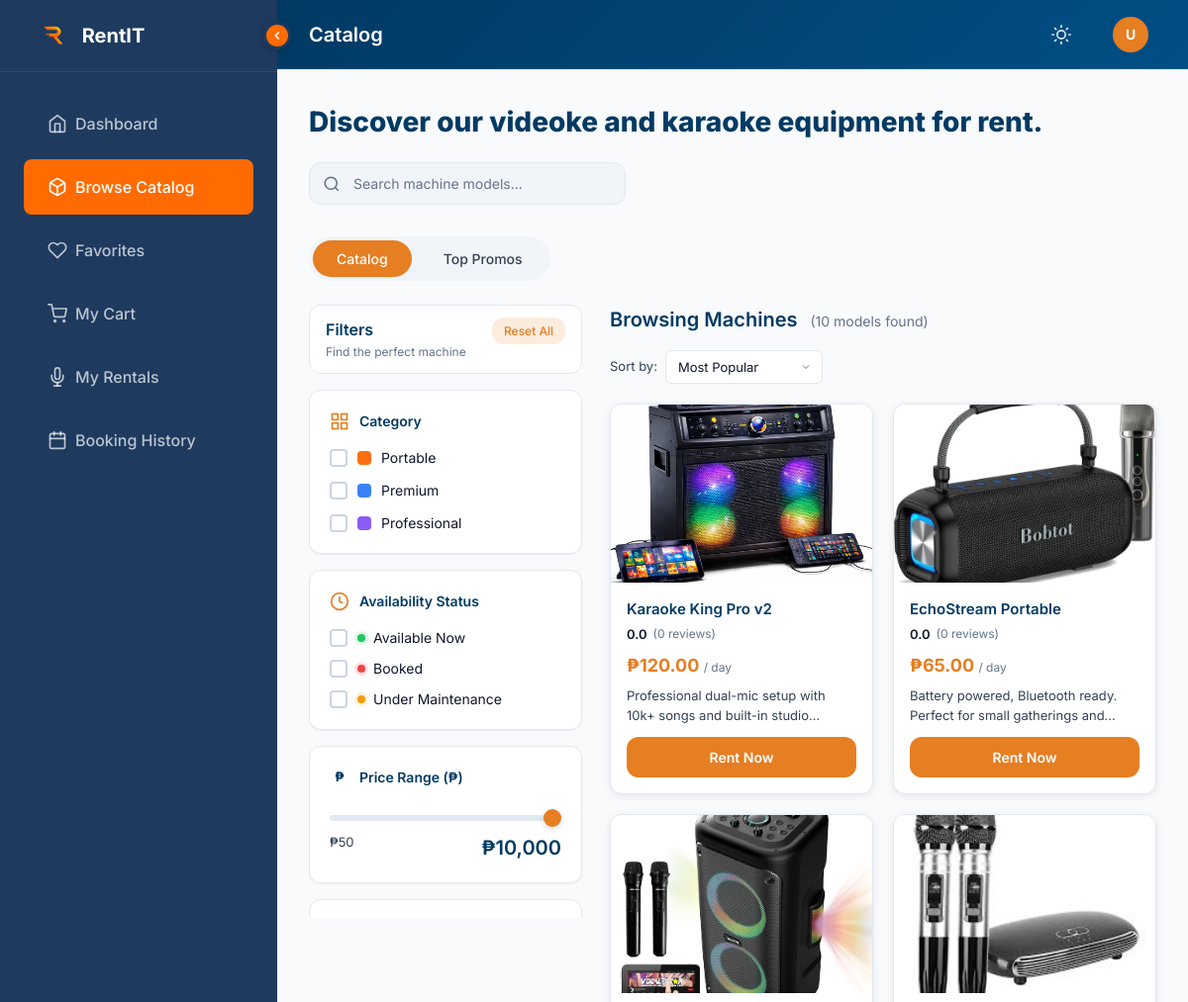
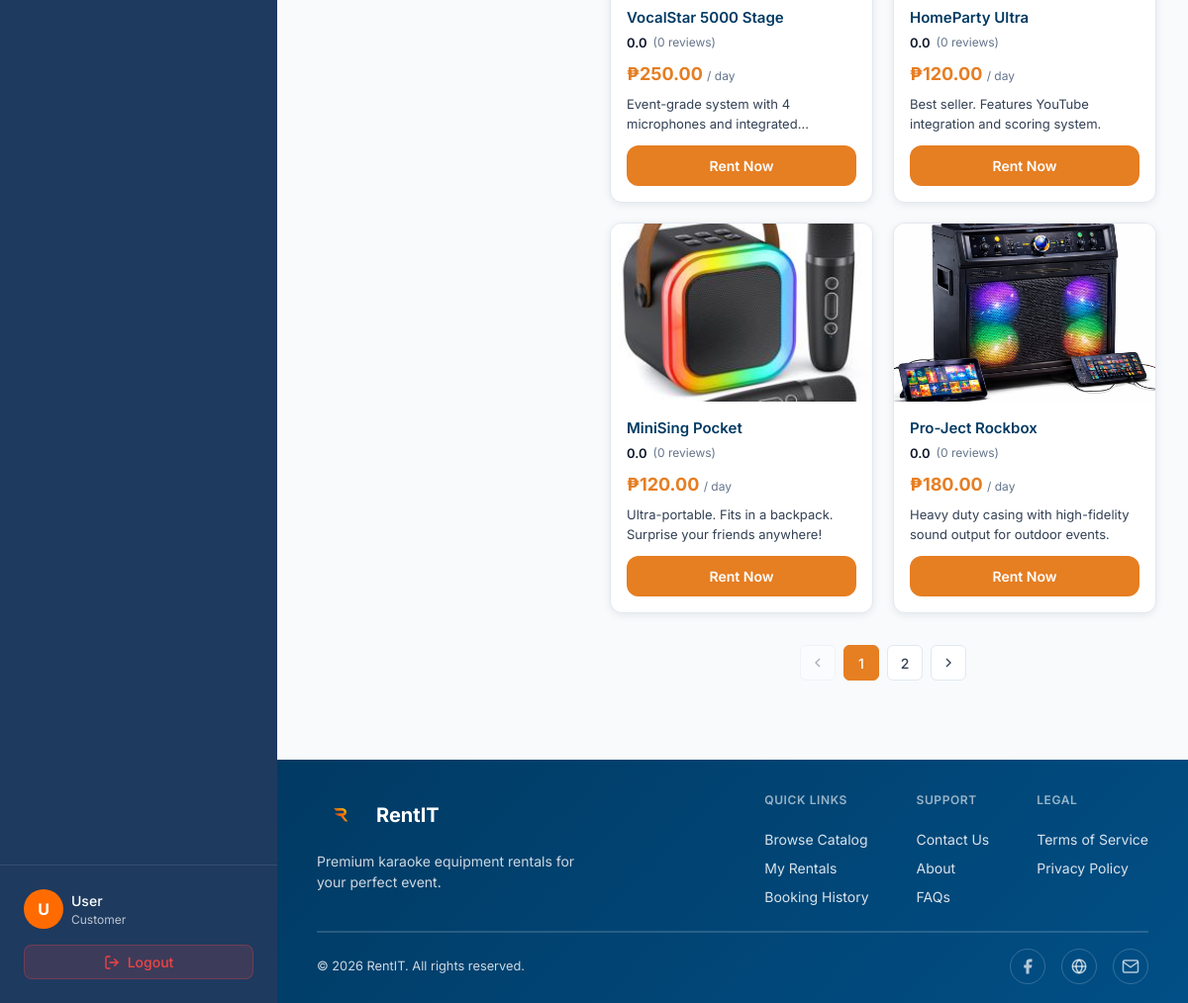
The app's page /client/catalog/catalog.php (signed in) with its own data (2 pictures, top to bottom).
### tables this page shows
CREATE TABLE `item` (
  `item_id` int(11) NOT NULL,
  `item_name` varchar(255) NOT NULL,
  `description` text DEFAULT NULL,
  `category` varchar(100) DEFAULT NULL,
  `image` varchar(255) DEFAULT NULL,
  `rating` decimal(3,1) DEFAULT NULL,
  `reviews` int(11) DEFAULT NULL,
  `price_per_day` decimal(10,2) NOT NULL,
  `deposit` decimal(10,2) DEFAULT NULL,
  `condition` varchar(100) DEFAULT NULL,
  `status` varchar(50) DEFAULT 'Available',
  `maintenance_notes` text DEFAULT NULL,
  `total_times_rented` int(11) DEFAULT 0,
  `total_units` int(11) NOT NULL DEFAULT 1,
  `available_units` int(11) NOT NULL DEFAULT 1,
  `is_visible` tinyint(1) NOT NULL DEFAULT 1,
  `is_featured` tinyint(1) NOT NULL DEFAULT 0,
  `tags` text DEFAULT NULL
);

### client/catalog/catalog.php (the view, shortened to what this page needs)
<?php
include '../../shared/php/db_connection.php';
$query = "SELECT * FROM item";
$result = mysqli_query($conn, $query);
?>
<!DOCTYPE html>
<html lang="en">
<head>
    <link rel="stylesheet" href="../../shared/css/theme.css">
    <link rel="stylesheet" href="../../shared/css/globals.css">
    <link rel="stylesheet" href="../../client/dashboard/dashboard.css">
    <link rel="stylesheet" href="catalog.css">
</head>
<body>
    <div class="app-container">
        <main class="main-content">
            <div class="content-area" id="contentArea">
                <div class="page-header-dashboard">
                    <div class="page-header-info">
                        <h1 class="page-title">Discover our videoke and karaoke equipment for rent.</h1>
                    </div>
                    <div class="page-header-actions">
                        <div class="catalog-search-wrap">
                            <input type="text" id="catalogSearch" class="catalog-search" placeholder="Search machine models..." title="Search for karaoke machine models">
                        </div>
                    </div>
                </div>
                <div class="rentals-tabs">
                    <button class="tab-link active" data-tab="all" title="View all catalog items">Catalog</button>
                    <button class="tab-link" data-tab="promos" title="View promotional items">Top Promos</button>
                </div>
                <div class="catalog-container">
                    <aside class="filter-sidebar">
                        <div class="filter-header">
                            <div class="filter-header-info">
                                <h2 class="filter-title">Filters</h2>
                                <p class="filter-subtitle">Find the perfect machine</p>
                            </div>
                            <button class="reset-filters" title="Reset all filters to default">Reset All</button>
                        </div>
                        <div class="filter-card">
                            <h3 class="filter-card-title">
                                <svg class="filter-card-icon" viewBox="0 0 24 24" fill="none" stroke="currentColor" stroke-width="2">
                                    <rect x="3" y="3" width="7" height="7"/>
                                    <rect x="14" y="3" width="7" height="7"/>
                                    <rect x="14" y="14" width="7" height="7"/>
                                    <rect x="3" y="14" width="7" height="7"/>
                                </svg>
                                Category
                            </h3>
                            <div class="category-list">
                                <label class="category-item">
                                    <input type="checkbox" class="category-checkbox" value="portable" title="Filter by portable machines">
                                    <span class="category-color portable"></span>
                                    <span class="category-label">Portable</span>
                                </label>
                                <label class="category-item">
                                    <input type="checkbox" class="category-checkbox" value="premium" title="Filter by premium machines">
                                    <span class="category-color premium"></span>
                                    <span class="category-label">Premium</span>
                                </label>
                                <label class="category-item">
                                    <input type="checkbox" class="category-checkbox" value="professional" title="Filter by professional machines">
                                    <span class="category-color professional"></span>
                                    <span class="category-label">Professional</span>
                                </label>
                            </div>
                        </div>
                        <div class="filter-card">
                            <h3 class="filter-card-title">
                                <svg class="filter-card-icon" viewBox="0 0 24 24" fill="none" stroke="currentColor" stroke-width="2">
                                    <circle cx="12" cy="12" r="10"/>
                                    <path d="M12 6v6l4 2"/>
                                </svg>
                                Availability Status
                            </h3>
                            <div class="status-list">
                                <label class="status-item">
                                    <input type="checkbox" class="status-checkbox" value="available" title="Show only available machines">
                                    <span class="status-label">
                                        <span class="status-indicator available"></span>
                                        Available Now
                                    </span>
                                </label>
                                <label class="status-item">
                                    <input type="checkbox" class="status-checkbox" value="booked" title="Show only booked machines">
                                    <span class="status-label">
                                        <span class="status-indicator booked"></span>
                                        Booked
                                    </span>
                                </label>
                                <label class="status-item">
                                    <input type="checkbox" class="status-checkbox" value="maintenance" title="Show machines under maintenance">
                                    <span class="status-label">
                                        <span class="status-indicator maintenance"></span>
                                        Under Maintenance
                                    </span>
                                </label>
                            </div>
                        </div>
                        <div class="filter-card">
                            <h3 class="filter-card-title">
                                <svg class="filter-card-icon" viewBox="0 0 24 24" fill="none" stroke="currentColor" stroke-width="2">
                                    <text x="12" y="17" text-anchor="middle" font-size="16" font-weight="bold" fill="currentColor" stroke="none">₱</text>
                                </svg>
                                Price Range (₱)
                            </h3>
                            <div class="price-range-wrap">
                                <input type="range" id="priceSlider" class="price-slider" min="50" max="10000" value="10000" step="50" title="Adjust maximum price range">
                                <div class="price-labels">
                                    <span>₱50</span>
                                    <span class="price-value" id="priceValue">₱10,000</span>
                                </div>
                            </div>
                        </div>
                        <div class="filter-card">
                        </div>
                    </aside>
                    <section class="products-section">
                        <div class="products-header">
                            <h2 class="products-title">
                                Browsing Machines
                                <span class="products-count">(6 models found)</span>
                            </h2>
                            <div class="products-sort">
                                <span class="sort-label">Sort by:</span>
                                <select class="sort-select" id="sortSelect" title="Sort products by criteria">
                                    <option value="popular">Most Popular</option>
                                </select>
                            </div>
                        </div>
                        <div class="products-grid">
                        <?php while($row = mysqli_fetch_assoc($result)) { ?>
    <article class="product-card"
        data-id="<?php echo $row['item_id']; ?>"
        data-category="<?php echo htmlspecialchars($row['category']); ?>"
        data-price="<?php echo $row['price_per_day']; ?>">
        <?php
            $sampleImages = [
                '../../assets/images/Karaoke-King.png',
                '../../assets/images/EchoStream.png',
                '../../assets/images/VStar.jpg'
            ];
            $imageFile = !empty($row['image'])
                ? '../../assets/images/' . htmlspecialchars($row['image'])
                : $sampleImages[$row['item_id'] % count($sampleImages)];
        ?>
        <div class="product-image-wrap">
              <img src="<?php echo $imageFile; ?>"
                      alt="<?php echo htmlspecialchars($row['item_name']); ?>"
                      class="product-image"
                      onerror="this.onerror=null;this.src='../../assets/images/catalog-fallback.svg';">
        </div>
        <div class="product-content">
            <h3 class="product-name"><?php echo htmlspecialchars($row['item_name']); ?></h3>
            <div class="product-rating">
                <span class="rating-score">0.0</span>
                <span class="rating-count">(0 reviews)</span>
            </div>
            <div class="product-price">₱<?php echo number_format($row['price_per_day'], 2); ?> <span>/ day</span></div>
            <p class="product-description">
                <?php
                    if (empty($row['description']) || $row['description'] == "NULL") {
                        echo "No description available for this item.";
                    } else {
                        echo htmlspecialchars($row['description']);
                    }
                ?>
            </p>
            <div class="product-actions">
                <button class="product-cta-main"
                        title="Add this item to your cart"
                        onclick="location.href='../cart/add_to_cart.php?id=<?php echo $row['item_id']; ?>'">
                    Rent Now
                </button>
            </div>
        </div>
    </article>
    <?php } ?>
</div>
                        <nav class="pagination" id="catalogPagination" aria-label="Catalog pagination">
                        </nav>
                    </section>
                </div>
            </div>
            <div id="footerContainer"></div>
        </main>
    </div>
</body>
</html>

### shared/css/theme.css (style rules this page uses)
:root { --brand-primary: #013A63; --brand-primary-light: #014F86; --brand-primary-dark: #012A4A; --accent: #E67E22; --accent-hover: #D35400; --accent-light: #FFAA60; --accent-soft: #FFA970; --accent-muted: rgba(230, 126, 34, 0.15); --bg-primary: #F8FAFC; --bg-secondary: #F1F5F9; --bg-tertiary: #E2E8F0; --bg-card: #FFFFFF; --bg-elevated: #FFFFFF; --nav-bg: #013A63; --nav-bg-scroll: rgba(1, 58, 99, 0.98); --hero-top: #0A1628; --hero-bottom: #013A63; --panel-bg: #1e293b; --panel-border: rgba(255, 255, 255, 0.1); --footer-bg: #0F172A; --footer-text: #CBD5E1; --text-primary: #0F172A; --text-secondary: #334155; --text-tertiary: #64748B; --text-muted: #94A3B8; --text-inverse: #F8FAFC; --text-on-nav: #FFFFFF; --border-light: #E2E8F0; --border-medium: #CBD5E1; --border-dark: rgba(255, 255, 255, 0.1); --border-color: #E2E8F0; --success: #10B981; --success-bg: #D1FAE5; --warning: #F59E0B; --warning-bg: #FEF3C7; --danger: #EF4444; --danger-bg: #FEE2E2; --info: #3B82F6; --info-bg: #DBEAFE; --container-width: 1440px; --container-width-fluid: calc(100% - 40px); --container-width-auth: 500px; --gutter: 20px; --radius: 12px; --radius-sm: 8px; --radius-lg: 16px; --radius-xl: 24px; --transition: all 0.3s cubic-bezier(0.4, 0, 0.2, 1); --transition-fast: all 0.15s ease; --transition-speed: 0.3s; --transition-theme: background-color 0.3s ease, color 0.3s ease, border-color 0.3s ease, box-shadow 0.3s ease; --shadow-sm: 0 1px 2px rgba(15, 23, 42, 0.04); --shadow-md: 0 4px 20px rgba(15, 23, 42, 0.06); --shadow-lg: 0 12px 40px rgba(15, 23, 42, 0.1); --shadow-xl: 0 20px 60px rgba(15, 23, 42, 0.12); --shadow-card: 0 2px 8px rgba(15, 23, 42, 0.08); --shadow-elevated: 0 8px 30px rgba(15, 23, 42, 0.12); --nav-primary: var(--nav-bg); --text: var(--text-inverse); --card-bg: var(--bg-card); --section-light: var(--bg-secondary); --panel: var(--panel-bg); --section-title: #0F172A; --section-text: #64748B; --card-title: #0F172A; --card-text: #64748B; --icon-fill: #0F172A; --tab-text: #64748B; --tab-border: #E2E8F0; --heading-primary: #013A63; --heading-secondary: #014F86; --page-header-start: #013A63; --page-header-end: #014F86; --dropdown-bg: #FFFFFF; --dropdown-border: rgba(0, 0, 0, 0.1); --dropdown-divider: rgba(0, 0, 0, 0.06); --dropdown-hover: rgba(0, 0, 0, 0.04); --dropdown-text: #0F172A; --dropdown-text-muted: #64748B; --dropdown-unread-bg: rgba(251, 112, 18, 0.08); }

### client/dashboard/dashboard.css (style rules this page uses)
.app-container { display: flex; min-height: 100vh; background: var(--bg-primary); }
.main-content { flex: 1; margin-left: var(--sidebar-width); display: flex; flex-direction: column; min-height: auto; }
.content-area { flex: 0 0 auto; min-height: auto; padding: var(--spacing-xl); background: var(--bg-primary); }
.content-area > * + * { margin-top: clamp(18px, 2vw, 28px); }
.page-header-dashboard { display: flex; justify-content: space-between; align-items: flex-start; margin-bottom: 32px; flex-wrap: wrap; gap: 16px; }
.page-title { font-size: 28px; font-weight: 800; color: var(--heading-primary); margin-bottom: 4px; }
:root { --sidebar-width: 280px; --sidebar-collapsed-width: 72px; }
.main-content { transition: margin-left 0.3s ease; }
.content-area { padding-top: calc(var(--topbar-height) + var(--spacing-xl)); }
.price-value { font-size: 20px; font-weight: 700; color: var(--section-title); }
.rating-count { font-size: 12px; color: var(--text-tertiary); }

### records on screen
item: image (picture), item_name "Karaoke King Pro v2", price_per_day "120.00", description "Professional dual-mic setup with 10k+ songs and built-in…"
item: image (picture), item_name "EchoStream Portable", price_per_day "65.00", description "Battery powered, Bluetooth ready. Perfect for small gatherings…"
item: image (picture), item_name "VocalStar 5000 Stage", price_per_day "250.00", description "Event-grade system with 4 microphones and…"
item: image (picture), item_name "HomeParty Ultra", price_per_day "120.00", description "Best seller. Features YouTube integration and scoring system."
item: image (picture), item_name "MiniSing Pocket", price_per_day "120.00", description "Ultra-portable. Fits in a backpack. Surprise your friends anywhere!"
item: image (picture), item_name "Pro-Ject Rockbox", price_per_day "180.00", description "Heavy duty casing with high-fidelity sound output for outdoor events."
